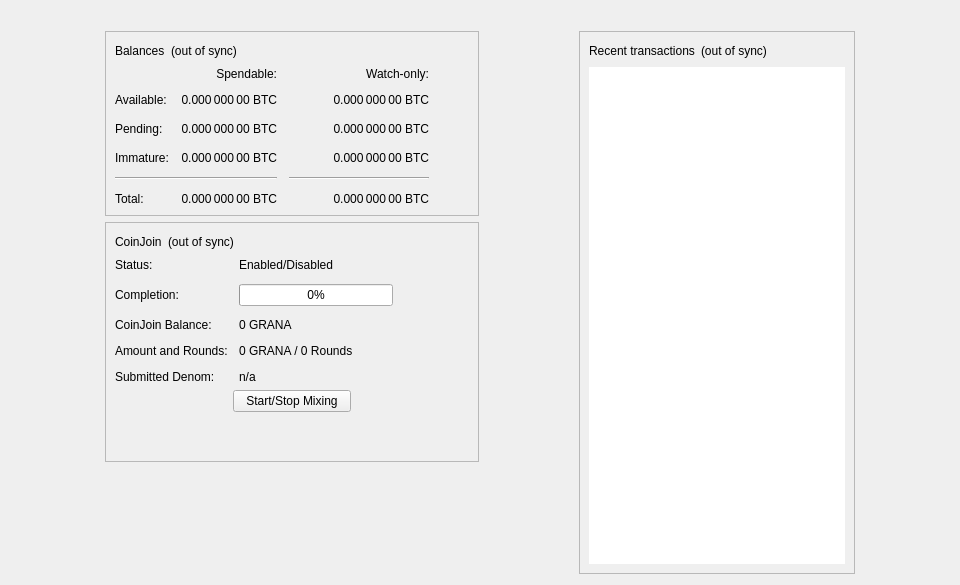
<?xml version="1.0" encoding="UTF-8"?>
<ui version="4.0">
 <class>OverviewPage</class>
 <widget class="QWidget" name="OverviewPage">
  <property name="geometry">
   <rect>
    <x>0</x>
    <y>0</y>
    <width>960</width>
    <height>585</height>
   </rect>
  </property>
  <property name="minimumSize">
   <size>
    <width>960</width>
    <height>0</height>
   </size>
  </property>
  <property name="windowTitle">
   <string>Form</string>
  </property>
  <layout class="QVBoxLayout" name="topLayout">
   <item>
    <widget class="QLabel" name="labelAlerts">
     <property name="visible">
      <bool>false</bool>
     </property>
     <property name="wordWrap">
      <bool>true</bool>
     </property>
     <property name="margin">
      <number>3</number>
     </property>
     <property name="textInteractionFlags">
      <set>Qt::TextSelectableByMouse</set>
     </property>
    </widget>
   </item>
   <item>
    <layout class="QHBoxLayout" name="horizontalLayout" stretch="1,0,1,0,1">
     <item>
      <spacer name="horizontalSpacerLeft">
       <property name="orientation">
        <enum>Qt::Horizontal</enum>
       </property>
       <property name="sizeType">
        <enum>QSizePolicy::Preferred</enum>
       </property>
       <property name="sizeHint" stdset="0">
        <size>
         <width>10</width>
         <height>20</height>
        </size>
       </property>
      </spacer>
     </item>
     <item>
      <layout class="QVBoxLayout" name="verticalLayout_2">
       <item>
        <widget class="QFrame" name="frame">
         <property name="frameShape">
          <enum>QFrame::StyledPanel</enum>
         </property>
         <property name="frameShadow">
          <enum>QFrame::Raised</enum>
         </property>
         <layout class="QVBoxLayout" name="verticalLayout_4">
          <item>
           <layout class="QHBoxLayout" name="horizontalLayout_4">
            <item>
             <widget class="QLabel" name="label_5">
              <property name="text">
               <string>Balances</string>
              </property>
             </widget>
            </item>
            <item>
             <widget class="QLabel" name="labelWalletStatus">
              <property name="toolTip">
               <string>The displayed information may be out of date. Your wallet automatically synchronizes with the Grana network after a connection is established, but this process has not completed yet.</string>
              </property>
              <property name="text">
               <string notr="true">(out of sync)</string>
              </property>
              <property name="alignment">
               <set>Qt::AlignLeading|Qt::AlignLeft|Qt::AlignVCenter</set>
              </property>
             </widget>
            </item>
            <item>
             <spacer name="horizontalSpacer_3">
              <property name="orientation">
               <enum>Qt::Horizontal</enum>
              </property>
              <property name="sizeHint" stdset="0">
               <size>
                <width>40</width>
                <height>20</height>
               </size>
              </property>
             </spacer>
            </item>
           </layout>
          </item>
          <item>
           <layout class="QGridLayout" name="gridLayout">
            <property name="spacing">
             <number>12</number>
            </property>
            <item row="2" column="2">
             <widget class="QLabel" name="labelWatchPending">
              <property name="cursor">
               <cursorShape>IBeamCursor</cursorShape>
              </property>
              <property name="toolTip">
               <string>Unconfirmed transactions to watch-only addresses</string>
              </property>
              <property name="text">
               <string notr="true">0.000 000 00 BTC</string>
              </property>
              <property name="alignment">
               <set>Qt::AlignRight|Qt::AlignTrailing|Qt::AlignVCenter</set>
              </property>
              <property name="textInteractionFlags">
               <set>Qt::LinksAccessibleByMouse|Qt::TextSelectableByKeyboard|Qt::TextSelectableByMouse</set>
              </property>
             </widget>
            </item>
            <item row="2" column="1">
             <widget class="QLabel" name="labelUnconfirmed">
              <property name="cursor">
               <cursorShape>IBeamCursor</cursorShape>
              </property>
              <property name="toolTip">
               <string>Total of transactions that have yet to be confirmed, and do not yet count toward the spendable balance</string>
              </property>
              <property name="text">
               <string notr="true">0.000 000 00 BTC</string>
              </property>
              <property name="alignment">
               <set>Qt::AlignRight|Qt::AlignTrailing|Qt::AlignVCenter</set>
              </property>
              <property name="textInteractionFlags">
               <set>Qt::LinksAccessibleByMouse|Qt::TextSelectableByKeyboard|Qt::TextSelectableByMouse</set>
              </property>
             </widget>
            </item>
            <item row="3" column="2">
             <widget class="QLabel" name="labelWatchImmature">
              <property name="cursor">
               <cursorShape>IBeamCursor</cursorShape>
              </property>
              <property name="toolTip">
               <string>Mined balance in watch-only addresses that has not yet matured</string>
              </property>
              <property name="text">
               <string notr="true">0.000 000 00 BTC</string>
              </property>
              <property name="alignment">
               <set>Qt::AlignRight|Qt::AlignTrailing|Qt::AlignVCenter</set>
              </property>
              <property name="textInteractionFlags">
               <set>Qt::LinksAccessibleByMouse|Qt::TextSelectableByKeyboard|Qt::TextSelectableByMouse</set>
              </property>
             </widget>
            </item>
            <item row="4" column="0" colspan="2">
             <widget class="Line" name="lineSpendableBalance">
              <property name="orientation">
               <enum>Qt::Horizontal</enum>
              </property>
             </widget>
            </item>
            <item row="4" column="2">
             <widget class="Line" name="lineWatchBalance">
              <property name="sizePolicy">
               <sizepolicy hsizetype="Preferred" vsizetype="Fixed">
                <horstretch>0</horstretch>
                <verstretch>0</verstretch>
               </sizepolicy>
              </property>
              <property name="minimumSize">
               <size>
                <width>140</width>
                <height>0</height>
               </size>
              </property>
              <property name="orientation">
               <enum>Qt::Horizontal</enum>
              </property>
             </widget>
            </item>
            <item row="5" column="0">
             <widget class="QLabel" name="labelTotalText">
              <property name="text">
               <string>Total:</string>
              </property>
             </widget>
            </item>
            <item row="3" column="1">
             <widget class="QLabel" name="labelImmature">
              <property name="cursor">
               <cursorShape>IBeamCursor</cursorShape>
              </property>
              <property name="toolTip">
               <string>Mined balance that has not yet matured</string>
              </property>
              <property name="text">
               <string notr="true">0.000 000 00 BTC</string>
              </property>
              <property name="alignment">
               <set>Qt::AlignRight|Qt::AlignTrailing|Qt::AlignVCenter</set>
              </property>
              <property name="textInteractionFlags">
               <set>Qt::LinksAccessibleByMouse|Qt::TextSelectableByKeyboard|Qt::TextSelectableByMouse</set>
              </property>
             </widget>
            </item>
            <item row="2" column="3">
             <spacer name="horizontalSpacer_2">
              <property name="orientation">
               <enum>Qt::Horizontal</enum>
              </property>
              <property name="sizeHint" stdset="0">
               <size>
                <width>40</width>
                <height>20</height>
               </size>
              </property>
             </spacer>
            </item>
            <item row="3" column="0">
             <widget class="QLabel" name="labelImmatureText">
              <property name="text">
               <string>Immature:</string>
              </property>
             </widget>
            </item>
            <item row="5" column="1">
             <widget class="QLabel" name="labelTotal">
              <property name="cursor">
               <cursorShape>IBeamCursor</cursorShape>
              </property>
              <property name="toolTip">
               <string>Your current total balance</string>
              </property>
              <property name="text">
               <string notr="true">0.000 000 00 BTC</string>
              </property>
              <property name="alignment">
               <set>Qt::AlignRight|Qt::AlignTrailing|Qt::AlignVCenter</set>
              </property>
              <property name="textInteractionFlags">
               <set>Qt::LinksAccessibleByMouse|Qt::TextSelectableByKeyboard|Qt::TextSelectableByMouse</set>
              </property>
             </widget>
            </item>
            <item row="5" column="2">
             <widget class="QLabel" name="labelWatchTotal">
              <property name="cursor">
               <cursorShape>IBeamCursor</cursorShape>
              </property>
              <property name="toolTip">
               <string>Current total balance in watch-only addresses</string>
              </property>
              <property name="text">
               <string notr="true">0.000 000 00 BTC</string>
              </property>
              <property name="alignment">
               <set>Qt::AlignRight|Qt::AlignTrailing|Qt::AlignVCenter</set>
              </property>
              <property name="textInteractionFlags">
               <set>Qt::LinksAccessibleByMouse|Qt::TextSelectableByKeyboard|Qt::TextSelectableByMouse</set>
              </property>
             </widget>
            </item>
            <item row="0" column="2">
             <widget class="QLabel" name="labelWatchonly">
              <property name="text">
               <string>Watch-only:</string>
              </property>
              <property name="alignment">
               <set>Qt::AlignRight|Qt::AlignTrailing|Qt::AlignVCenter</set>
              </property>
             </widget>
            </item>
            <item row="1" column="0">
             <widget class="QLabel" name="labelBalanceText">
              <property name="text">
               <string>Available:</string>
              </property>
             </widget>
            </item>
            <item row="1" column="1">
             <widget class="QLabel" name="labelBalance">
              <property name="cursor">
               <cursorShape>IBeamCursor</cursorShape>
              </property>
              <property name="toolTip">
               <string>Your current spendable balance</string>
              </property>
              <property name="text">
               <string notr="true">0.000 000 00 BTC</string>
              </property>
              <property name="alignment">
               <set>Qt::AlignRight|Qt::AlignTrailing|Qt::AlignVCenter</set>
              </property>
              <property name="textInteractionFlags">
               <set>Qt::LinksAccessibleByMouse|Qt::TextSelectableByKeyboard|Qt::TextSelectableByMouse</set>
              </property>
             </widget>
            </item>
            <item row="1" column="2">
             <widget class="QLabel" name="labelWatchAvailable">
              <property name="cursor">
               <cursorShape>IBeamCursor</cursorShape>
              </property>
              <property name="toolTip">
               <string>Your current balance in watch-only addresses</string>
              </property>
              <property name="text">
               <string notr="true">0.000 000 00 BTC</string>
              </property>
              <property name="alignment">
               <set>Qt::AlignRight|Qt::AlignTrailing|Qt::AlignVCenter</set>
              </property>
              <property name="textInteractionFlags">
               <set>Qt::LinksAccessibleByMouse|Qt::TextSelectableByKeyboard|Qt::TextSelectableByMouse</set>
              </property>
             </widget>
            </item>
            <item row="2" column="0">
             <widget class="QLabel" name="labelPendingText">
              <property name="text">
               <string>Pending:</string>
              </property>
             </widget>
            </item>
            <item row="0" column="1">
             <widget class="QLabel" name="labelSpendable">
              <property name="text">
               <string>Spendable:</string>
              </property>
              <property name="alignment">
               <set>Qt::AlignRight|Qt::AlignTrailing|Qt::AlignVCenter</set>
              </property>
             </widget>
            </item>
           </layout>
          </item>
         </layout>
        </widget>
       </item>
       <item>
        <widget class="QFrame" name="frameCoinJoin">
         <property name="layoutDirection">
          <enum>Qt::LeftToRight</enum>
         </property>
         <property name="frameShape">
          <enum>QFrame::StyledPanel</enum>
         </property>
         <property name="frameShadow">
          <enum>QFrame::Raised</enum>
         </property>
         <layout class="QVBoxLayout" name="VerticalLayout_PS1">
          <item>
           <layout class="QHBoxLayout" name="horizontalLayout_5">
            <item>
             <widget class="QLabel" name="labelCoinJoinHeader">
              <property name="text">
               <string notr="true">CoinJoin</string>
              </property>
             </widget>
            </item>
            <item>
             <widget class="QLabel" name="labelCoinJoinSyncStatus">
              <property name="toolTip">
               <string>The displayed information may be out of date. Your wallet automatically synchronizes with the Grana network after a connection is established, but this process has not completed yet.</string>
              </property>
              <property name="text">
               <string notr="true">(out of sync)</string>
              </property>
              <property name="alignment">
               <set>Qt::AlignLeading|Qt::AlignLeft|Qt::AlignVCenter</set>
              </property>
             </widget>
            </item>
            <item>
             <spacer name="horizontalSpacer_4">
              <property name="orientation">
               <enum>Qt::Horizontal</enum>
              </property>
              <property name="sizeHint" stdset="0">
               <size>
                <width>40</width>
                <height>20</height>
               </size>
              </property>
             </spacer>
            </item>
           </layout>
          </item>
          <item>
           <layout class="QFormLayout" name="coinJoinFormLayout">
            <property name="fieldGrowthPolicy">
             <enum>QFormLayout::AllNonFixedFieldsGrow</enum>
            </property>
            <property name="horizontalSpacing">
             <number>11</number>
            </property>
            <property name="verticalSpacing">
             <number>12</number>
            </property>
            <item row="0" column="0">
             <widget class="QLabel" name="labelCoinJoinEnabledText">
              <property name="text">
               <string>Status:</string>
              </property>
             </widget>
            </item>
            <item row="0" column="1">
             <widget class="QLabel" name="labelCoinJoinEnabled">
              <property name="text">
               <string>Enabled/Disabled</string>
              </property>
             </widget>
            </item>
            <item row="1" column="0">
             <widget class="QLabel" name="labelCompletitionText">
              <property name="text">
               <string>Completion:</string>
              </property>
             </widget>
            </item>
            <item row="1" column="1">
             <widget class="QProgressBar" name="coinJoinProgress">
              <property name="maximumSize">
               <size>
                <width>154</width>
                <height>16777215</height>
               </size>
              </property>
              <property name="value">
               <number>0</number>
              </property>
             </widget>
            </item>
            <item row="2" column="0">
             <widget class="QLabel" name="labelAnonymizedText">
              <property name="text">
               <string notr="true">CoinJoin Balance:</string>
              </property>
             </widget>
            </item>
            <item row="2" column="1">
             <widget class="QLabel" name="labelAnonymized">
              <property name="text">
               <string notr="true">0 GRANA</string>
              </property>
             </widget>
            </item>
            <item row="3" column="0">
             <widget class="QLabel" name="labelAmountAndRoundsText">
              <property name="text">
               <string>Amount and Rounds:</string>
              </property>
             </widget>
            </item>
            <item row="3" column="1">
             <widget class="QLabel" name="labelAmountRounds">
              <property name="text">
               <string>0 GRANA / 0 Rounds</string>
              </property>
             </widget>
            </item>
            <item row="4" column="0">
             <widget class="QLabel" name="labelSubmittedDenomText">
              <property name="text">
               <string>Submitted Denom:</string>
              </property>
             </widget>
            </item>
            <item row="4" column="1">
             <widget class="QLabel" name="labelSubmittedDenom">
              <property name="toolTip">
               <string>The denominations you submitted to the Masternode.&lt;br&gt;To mix, other users must submit the exact same denominations.</string>
              </property>
              <property name="text">
               <string>n/a</string>
              </property>
              <property name="wordWrap">
               <bool>true</bool>
              </property>
             </widget>
            </item>
           </layout>
          </item>
          <item>
           <layout class="QVBoxLayout" name="VerticalLayout_PS">
            <item>
             <layout class="QHBoxLayout" name="horizontalLayout_3">
              <property name="topMargin">
               <number>0</number>
              </property>
              <item>
               <spacer name="horizontalSpacer_5">
                <property name="orientation">
                 <enum>Qt::Horizontal</enum>
                </property>
                <property name="sizeHint" stdset="0">
                 <size>
                  <width>40</width>
                  <height>20</height>
                 </size>
                </property>
               </spacer>
              </item>
              <item>
               <widget class="QPushButton" name="toggleCoinJoin">
                <property name="sizePolicy">
                 <sizepolicy hsizetype="MinimumExpanding" vsizetype="Fixed">
                  <horstretch>0</horstretch>
                  <verstretch>0</verstretch>
                 </sizepolicy>
                </property>
                <property name="text">
                 <string>Start/Stop Mixing</string>
                </property>
               </widget>
              </item>
              <item>
               <spacer name="horizontalSpacer_6">
                <property name="orientation">
                 <enum>Qt::Horizontal</enum>
                </property>
                <property name="sizeHint" stdset="0">
                 <size>
                  <width>40</width>
                  <height>20</height>
                 </size>
                </property>
               </spacer>
              </item>
             </layout>
            </item>
            <item>
             <spacer name="verticalSpacer_3">
              <property name="orientation">
               <enum>Qt::Vertical</enum>
              </property>
              <property name="sizeHint" stdset="0">
               <size>
                <width>20</width>
                <height>40</height>
               </size>
              </property>
             </spacer>
            </item>
           </layout>
          </item>
         </layout>
        </widget>
       </item>
       <item>
        <spacer name="verticalSpacer">
         <property name="orientation">
          <enum>Qt::Vertical</enum>
         </property>
         <property name="sizeHint" stdset="0">
          <size>
           <width>20</width>
           <height>40</height>
          </size>
         </property>
        </spacer>
       </item>
      </layout>
     </item>
     <item>
      <spacer name="horizontalSpacerCenter">
       <property name="orientation">
        <enum>Qt::Horizontal</enum>
       </property>
       <property name="sizeHint" stdset="0">
        <size>
         <width>10</width>
         <height>20</height>
        </size>
       </property>
      </spacer>
     </item>
     <item>
      <layout class="QVBoxLayout" name="verticalLayout_3">
       <item>
        <widget class="QFrame" name="frame_2">
         <property name="frameShape">
          <enum>QFrame::StyledPanel</enum>
         </property>
         <property name="frameShadow">
          <enum>QFrame::Raised</enum>
         </property>
         <layout class="QVBoxLayout" name="verticalLayout">
          <item>
           <layout class="QHBoxLayout" name="horizontalLayout_2">
            <item>
             <widget class="QLabel" name="label_4">
              <property name="text">
               <string>Recent transactions</string>
              </property>
             </widget>
            </item>
            <item>
             <widget class="QLabel" name="labelTransactionsStatus">
              <property name="toolTip">
               <string>The displayed information may be out of date. Your wallet automatically synchronizes with the Grana network after a connection is established, but this process has not completed yet.</string>
              </property>
              <property name="text">
               <string notr="true">(out of sync)</string>
              </property>
              <property name="alignment">
               <set>Qt::AlignLeading|Qt::AlignLeft|Qt::AlignVCenter</set>
              </property>
             </widget>
            </item>
            <item>
             <spacer name="horizontalSpacer">
              <property name="orientation">
               <enum>Qt::Horizontal</enum>
              </property>
              <property name="sizeHint" stdset="0">
               <size>
                <width>40</width>
                <height>20</height>
               </size>
              </property>
             </spacer>
            </item>
           </layout>
          </item>
          <item>
           <widget class="QListView" name="listTransactions">
            <property name="frameShape">
             <enum>QFrame::NoFrame</enum>
            </property>
            <property name="verticalScrollBarPolicy">
             <enum>Qt::ScrollBarAlwaysOff</enum>
            </property>
            <property name="horizontalScrollBarPolicy">
             <enum>Qt::ScrollBarAlwaysOff</enum>
            </property>
            <property name="selectionMode">
             <enum>QAbstractItemView::NoSelection</enum>
            </property>
           </widget>
          </item>
         </layout>
        </widget>
       </item>
      </layout>
     </item>
     <item>
      <spacer name="horizontalSpacerRight">
       <property name="orientation">
        <enum>Qt::Horizontal</enum>
       </property>
       <property name="sizeType">
        <enum>QSizePolicy::Preferred</enum>
       </property>
       <property name="sizeHint" stdset="0">
        <size>
         <width>10</width>
         <height>20</height>
        </size>
       </property>
      </spacer>
     </item>
    </layout>
   </item>
  </layout>
 </widget>
 <resources/>
 <connections/>
</ui>
